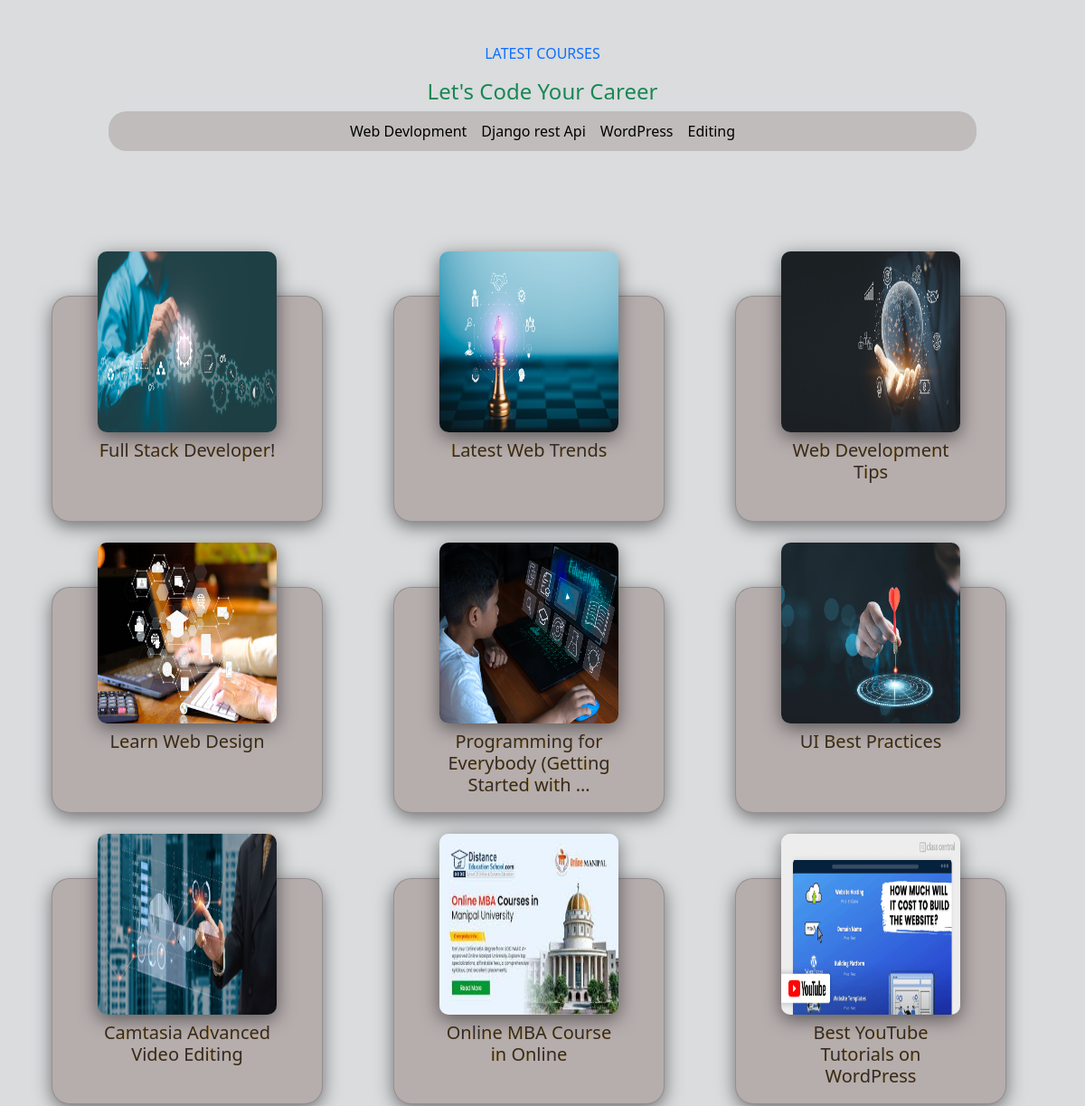
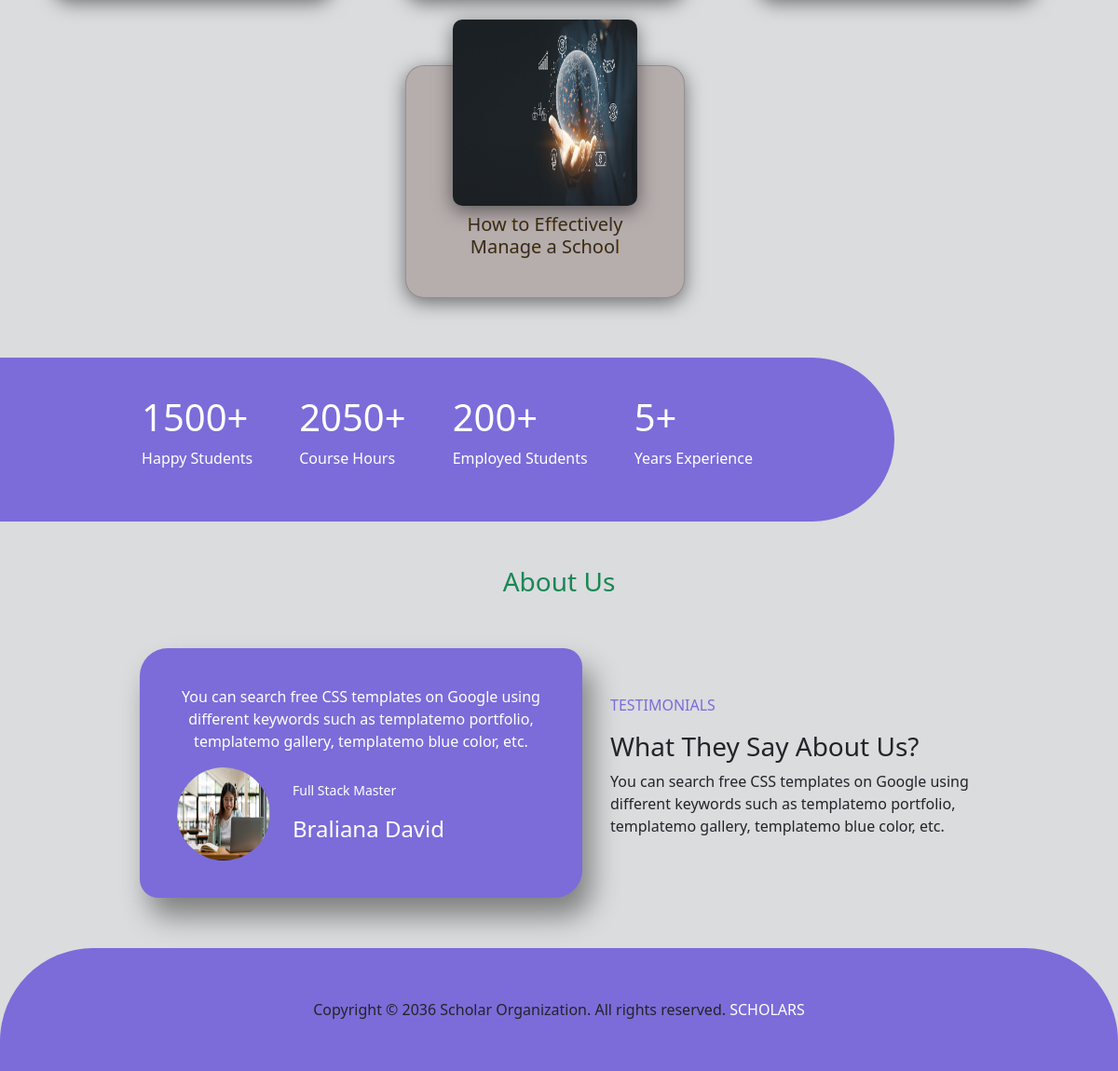
The app's page / (lower part), older data (2 pictures, top to bottom).
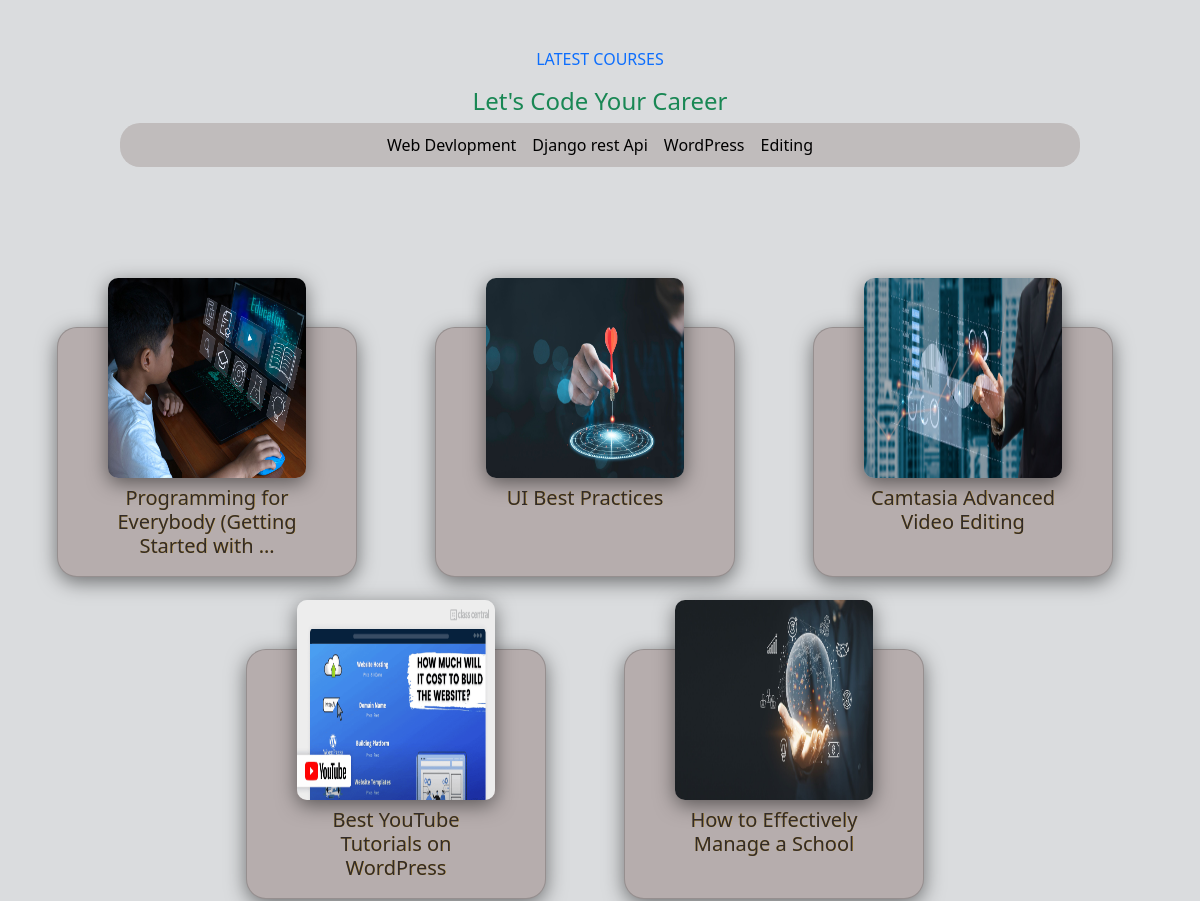
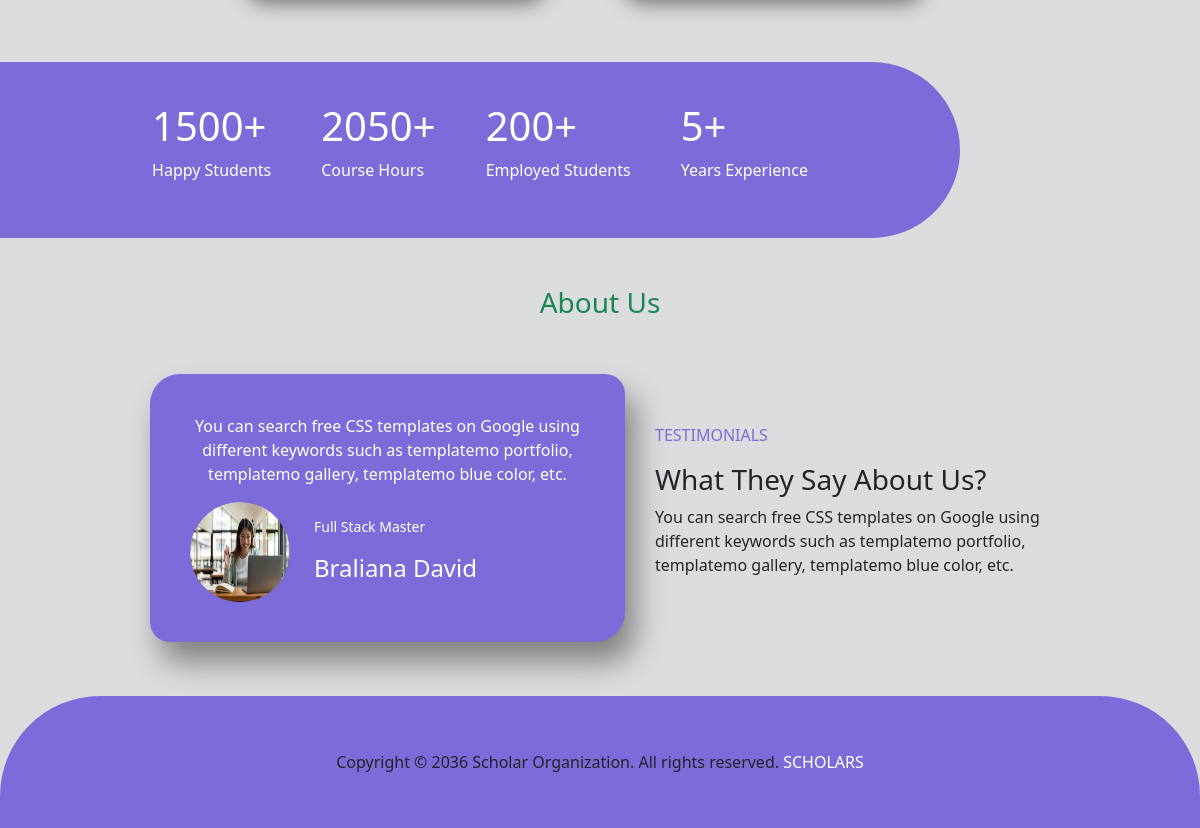
The same page, newer data (2 pictures, top to bottom).
### Course/models.py (models this page shows, shortened)
class Type(models.Model):
    Name = models.CharField(max_length=100)
    slug = models.SlugField(max_length=100,unique=True, null=True, blank=True)

class AddCourse(models.Model):
    teacher = models.ForeignKey(User, on_delete=models.CASCADE,related_name='teacher' )
    Course_Title  = models.CharField(max_length=100)
    price = models.DecimalField(max_digits=10, decimal_places=0 , null=True)
    Content = models.TextField()
    Type = models.ForeignKey(Type,on_delete=models.CASCADE)
    image = models.ImageField(upload_to='Course/media/uploads/', blank = True, null = True)

### Core/views.py (the view)
# urls.py: path('',views.HomeView.as_view(),name='home'),
class  HomeView(View):
    template_name = 'home.html'
    def get(self, request, category_slug=None):
        query = request.GET.get('q')
        data = models.AddCourse.objects.all()
        categories = models.Type.objects.all()
        if query:
            data = models.AddCourse.objects.filter(Course_Title__icontains=query)
        if category_slug is not None:
            category = models.Type.objects.get(slug=category_slug)
            data = models.AddCourse.objects.filter(Type=category)
        return render(request, self.template_name, {"data": data, "categories": categories})

### Core/templates/home.html (shortened to what this page needs)
{% extends "base.html" %}
{% load static %}
{% load crispy_forms_tags %}
{% block content %}
  <section class='mt-5' id='Courses'>
    <p class='text-center text-primary'>LATEST COURSES</p>
    <h4  class='text-center  text-success'>Let's Code Your Career </h4>
<div  class="d-flex cat-container justify-content-center gap-3 flex-wrap">
     {% for cat in categories %}
     <a href="{% url "category_wise_post" cat.slug %}#Courses" onclick="scrollToTopic()" class="text-decoration-none ">{{ cat.Name }}</a>
     {% endfor %}
</div>
<div  class='d-flex justify-content-center align-items-center mt-5'>
  <div class="d-flex justify-content-center align-items-center flex-wrap gap-5 p-5 p-md-3">
  {% if data %}
  {% for i in data  %}
        <div class="card mt-4" id="section1">
          <div class="imgbox">
            <img
              src="{{i.image.url}}" />
              <h5 class='text-center  mt-2 '><a  class=' Course_title   text-decoration-none ' href="{% url "details_view" i.id %}">{{i.Course_Title|truncatewords:6}}</a></h5>
          </div>
        </div>
  {% endfor %}
  {% else %}
  <div>
    <h4 class='text-center text-danger'>No Course Found....</h4>
  </div>
  {% endif %}
</div>
</div>
  </section>
 <Section id='achivment' class='history-Container my-5'>
  <div class='service'>
    <h1>1500+</h1>
    <p>Happy Students</p>
  </div>
  <div class='service'>
    <h1>2050+</h1>
    <p>Course Hours</p>
  </div>
  <div class='service'>
    <h1>200+</h1>
    <p>Employed Students</p>
  </div>
  <div class='service'>
    <h1>5+</h1>
    <p>Years Experience</p>
  </div>
 </Section>
 <h3 class='text-center text-success my-4'>About Us </h3>
<div id="about" class='about_container' >
<div class='imgabout'>
  <p class='text-center'>You can search free CSS templates on Google using different keywords such as templatemo portfolio, templatemo gallery, templatemo blue color, etc.</p>
  <div class='d-flex justify-container-center flex-wrap align-items-center gap-4'>
    <img id='logoimg' src="{% static "img/1.jpg" %}" alt="">
    <div >
      <p><small>Full Stack Master</small></p>
      <h4>Braliana David</h4>
    </div>
  </div>
</div>
  <div class='mt-5 mt-md-0'>
    <p class='colorX'>TESTIMONIALS</p>
    <h3>What They Say About Us?</h3>
    <p>You can search free CSS templates on Google using different keywords such as templatemo portfolio, templatemo gallery, templatemo blue color, etc.</p>
  </div>
</div>
{% endblock content %}

### Core/templates/base.html (shortened to what this page needs)
<!doctype html>
{% load static %}
<html lang="en">
  <head>
    <link href="https://cdn.jsdelivr.net/npm/bootstrap@5.3.2/dist/css/bootstrap.min.css" rel="stylesheet">
    <link rel="stylesheet" href="https://cdnjs.cloudflare.com/ajax/libs/font-awesome/5.15.4/css/all.min.css">
    <link rel="stylesheet" href="{% static "css/style.css" %}">
</head>
  <body  class='bg-secondary bg-opacity-25'>
      <div class='content-Min'>
        {% block content %}
        {% endblock content %}
      </div>
    <footer class='footer-container mt-4'>
      <div class="text-center p-1" >
         Copyright © 2036 Scholar Organization. All rights reserved.
        <a class="text-white text-decoration-none" href="https://scholars.onrender.com/">SCHOLARS</a>
      </div>
    </footer>
  </body>
</html>

### Core/static/css/style.css (style rules this page uses)
body { margin: 0; padding: 0; }
.content-Min { min-height: 50vh; }
.card { position: relative; width: 300px; height: 250px; border-radius: 20px; box-shadow: 0px 5px 20px rgba(0, 0, 0, 0.5); transition: 0.3s; padding: 30px 50px; background: #b6adad; cursor: pointer; margin-right: 30px; }
.imgbox { position: relative; width: 100%; height: 100%; transform: translateY(-80px); z-index: 90; }
.imgbox img { width: 100%; height: 200px; border-radius: 10px; box-shadow: 0px 5px 20px rgba(0, 0, 0, 0.5); }
.cat-container { background-color: #c0bcbc; border-radius: 20px; width: 80%; margin: auto; padding: 10px; margin-bottom: 120px; }
.cat-container a { color: #000; }
.footer-container { background: #7B6CD9; padding: 50px; border-radius: 100px 100px 0px 0px; }
.history-Container { background: #7B6CD9; display: flex; width: 80%; padding: 40px; gap: 50px; flex-wrap: wrap; color: white; justify-content: center; border-radius: 0% 100px 100px 0%; }
.about_container { display: flex; justify-content: flex-end; align-items: center; padding: 30px; width: 80%; margin: auto; gap: 30px; }
#logoimg { height: 100px; width: 100px; border-radius: 50px; }
.imgabout { background: #7B6CD9; color: white; padding: 40px; box-shadow: 10px 20px 30px gray; border-radius: 30px 20px ; }
.colorX { color:#7B6CD9; }
.Course_title { color: rgb(49, 43, 43); text-shadow: .1px .1px .3px goldenrod; }

Row changes from the older to the newer data that the page shows:
removed AddCourse: image (picture), Course_Title "Full Stack Developer!"
removed AddCourse: image (picture), Course_Title "Latest Web Trends"
removed AddCourse: image (picture), Course_Title "Web Development Tips"
removed AddCourse: image (picture), Course_Title "Learn Web Design"
removed AddCourse: image (picture), Course_Title "Online MBA Course in Online"
